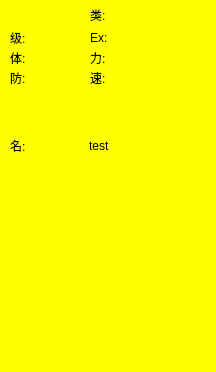
<?xml version="1.0" encoding="UTF-8"?>
<ui version="4.0">
    <class>SingleCreature</class>
    <widget class="QWidget" name="SingleCreature">
        <property name="geometry">
            <rect>
                <x>0</x>
                <y>0</y>
                <width>216</width>
                <height>372</height>
            </rect>
        </property>
        <property name="windowTitle">
            <string>SingleCreature</string>
        </property>
        <property name="styleSheet">
            <string notr="true">QWidget{
                background-color: yellow;
                }
            </string>
        </property>
        <widget class="QLabel" name="levelFixed">
            <property name="geometry">
                <rect>
                    <x>10</x>
                    <y>30</y>
                    <width>16</width>
                    <height>16</height>
                </rect>
            </property>
            <property name="text">
                <string>级:</string>
            </property>
        </widget>
        <widget class="QLabel" name="expFixed">
            <property name="geometry">
                <rect>
                    <x>90</x>
                    <y>30</y>
                    <width>21</width>
                    <height>16</height>
                </rect>
            </property>
            <property name="text">
                <string>Ex:</string>
            </property>
        </widget>
        <widget class="QLabel" name="hpFixed">
            <property name="geometry">
                <rect>
                    <x>10</x>
                    <y>50</y>
                    <width>16</width>
                    <height>16</height>
                </rect>
            </property>
            <property name="text">
                <string>体:</string>
            </property>
        </widget>
        <widget class="QLabel" name="strengthFixed">
            <property name="geometry">
                <rect>
                    <x>90</x>
                    <y>50</y>
                    <width>16</width>
                    <height>16</height>
                </rect>
            </property>
            <property name="text">
                <string>力:</string>
            </property>
        </widget>
        <widget class="QLabel" name="defenseFixed">
            <property name="geometry">
                <rect>
                    <x>10</x>
                    <y>70</y>
                    <width>16</width>
                    <height>16</height>
                </rect>
            </property>
            <property name="text">
                <string>防:</string>
            </property>
        </widget>
        <widget class="QLabel" name="speedFixed">
            <property name="geometry">
                <rect>
                    <x>90</x>
                    <y>70</y>
                    <width>16</width>
                    <height>16</height>
                </rect>
            </property>
            <property name="text">
                <string>速:</string>
            </property>
        </widget>
        <widget class="QWidget" name="horizontalLayoutWidget">
            <property name="geometry">
                <rect>
                    <x>10</x>
                    <y>130</y>
                    <width>151</width>
                    <height>31</height>
                </rect>
            </property>
            <layout class="QHBoxLayout" name="horizontalLayout">
                <property name="sizeConstraint">
                    <enum>QLayout::SetNoConstraint</enum>
                </property>
                <item>
                    <widget class="QLabel" name="nameFixed">
                        <property name="text">
                            <string>名:</string>
                        </property>
                    </widget>
                </item>
                <item>
                    <widget class="QLabel" name="name">
                        <property name="sizePolicy">
                            <sizepolicy hsizetype="Minimum" vsizetype="Preferred">
                                <horstretch>0</horstretch>
                                <verstretch>0</verstretch>
                            </sizepolicy>
                        </property>
                        <property name="text">
                            <string>test</string>
                        </property>
                    </widget>
                </item>
            </layout>
        </widget>
        <widget class="QLabel" name="typeFixed">
            <property name="geometry">
                <rect>
                    <x>90</x>
                    <y>0</y>
                    <width>90</width>
                    <height>29</height>
                </rect>
            </property>
            <property name="text">
                <string>类:</string>
            </property>
        </widget>
    </widget>
    <resources/>
    <connections/>
</ui>
